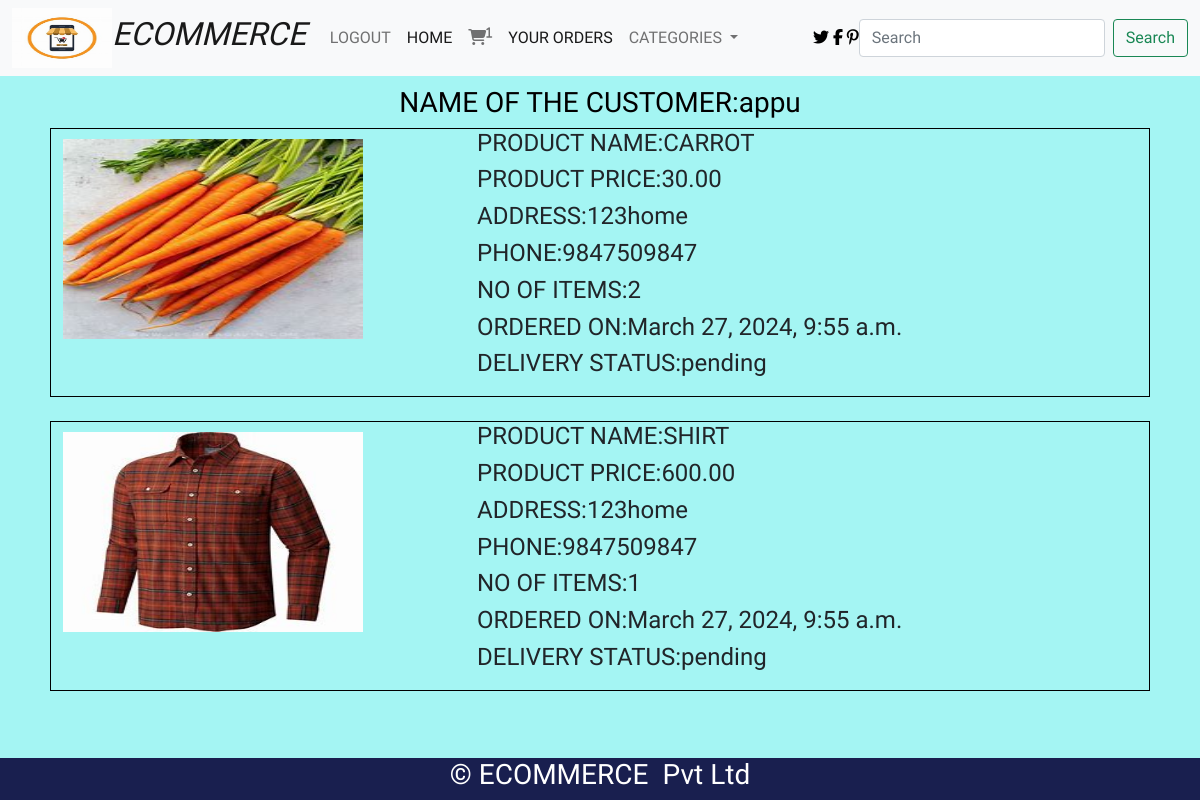
Page /cart/orderview/ (signed in) on the committed database.
### cart/models.py (models this page shows, shortened)
class Order(models.Model):
    product = models.ForeignKey(Product, on_delete=models.CASCADE)
    user = models.ForeignKey(User, on_delete=models.CASCADE)
    no_of_items=models.IntegerField()
    phone=models.BigIntegerField(default=0)
    address=models.TextField(default='')
    ordered_date=models.DateTimeField(auto_now_add=True)
    order_status=models.CharField(max_length=30,default='pending')
    delivery_status=models.CharField(max_length=30,default='pending')

### shop/models.py (models this page shows, shortened)
class Product(models.Model):
    name=models.CharField(max_length=20)
    desc=models.TextField()
    image=models.ImageField(upload_to='products',null=True,blank=True)
    price=models.DecimalField(max_digits=10,decimal_places=2)
    stock=models.IntegerField()
    avaliable=models.BooleanField(default=True)
    created=models.DateTimeField(auto_now_add=True)
    updated=models.DateTimeField(auto_now=True)
    category=models.ForeignKey(Category,on_delete=models.CASCADE)

### cart/views.py (the view)
# urls.py: path('orderview/',views.orderview,name="orderview"),
def orderview(request):
    u=request.user
    cart=Order.objects.filter(user=u)
    return render(request,'orderview.html',{'cart':cart})

### cart/context_processors.py (called while the page is built)
def total(request):
    count=0
    if request.user.is_authenticated:
        u = request.user
        try:
            cart = Cart.objects.filter(user=u)
            for i in cart:
                count = count + i.quantity
        except:
            count = 0
    return {'count':count}

### shop/context_processors.py (called while the page is built)
def links(request):
    c=Category.objects.all()
    return{'links':c}

### templates/orderview.html
{% extends 'base.html' %}
{% load static %}
{% block content %}
<center>
<h3 style="color:black; margin-top:10px;">NAME OF THE CUSTOMER:{{user}}</h3></center>
{% for i in cart %}
    <div class="container-fluid" style="width:1100px;">
    <div class="row" style="border:1px solid black;">
        <div class="col-4 me-5" style="margin-bottom:10px; margin-top:10px;" >
    <img src="{{i.product.image.url}}" height="200px" width="300px">
        </div>
        <div class="col-6 me-4" style="margin-bottom:10px;" >
    <h4>PRODUCT NAME:{{i.product.name}}</h4>
    <h4>PRODUCT PRICE:{{i.product.price}}</h4>
    <h4>ADDRESS:{{i.address}}</h4>
    <h4>PHONE:{{i.phone}}</h4>
    <h4>NO OF ITEMS:{{i.no_of_items}}</h4>
    <h4>ORDERED ON:{{i.ordered_date}}</h4>
    <h4>DELIVERY STATUS:{{i.delivery_status}}</h4>
        </div>
    </div>
</div><br>
{% endfor %}
{% endblock %}

### templates/base.html (shortened to what this page needs)
<!DOCTYPE html>
{% load static %}
<html lang="en" xmlns="http://www.w3.org/1999/html">
<head>
    <link href="https://cdn.jsdelivr.net/npm/bootstrap@5.0.2/dist/css/bootstrap.min.css" rel="stylesheet">
    <link rel="stylesheet" href="{% static 'mycss/style.css' %}">
    <link rel="stylesheet" href="https://cdnjs.cloudflare.com/ajax/libs/font-awesome/6.5.1/css/all.min.css" />
</head>
<body>
<nav class="navbar navbar-expand-lg navbar-light bg-light">
  <div class="container-fluid">
    <img src="{% static 'images/logo ecom.jpeg' %}" height="60px" width="100px">
    <a class="navbar-brand fw-bold fst-italic" href="#"><h2>ECOMMERCE</h2></a>
    <div class="collapse navbar-collapse" id="navbarSupportedContent">
      <ul class="navbar-nav me-auto mb-2 mb-lg-0">
          {% if user.is_authenticated %}
        <li class="nav-item">
          <a class="nav-link" href="{% url 'shop:logout' %}">LOGOUT</a>
        </li>
          {% if user.is_superuser != True %}
        <li class="nav-item">
          <a class="nav-link active" aria-current="page" href="{% url 'shop:allcategories' %}">HOME</a>
        </li>
        <li class="nav-item">
            <a class="nav-link" href="{% url 'cart:cartview' %}"><i class="fa-solid fa-cart-shopping"><sup>{{count}}</sup></i></a>
        </li>
        <li class="nav-item">
          <a class="nav-link active" aria-current="page" href="{% url 'cart:orderview' %}">YOUR ORDERS</a>
        </li>
          <div class="collapse navbar-collapse" id="navbarNavDarkDropdown">
      <ul class="navbar-nav">
        <li class="nav-item dropdown">
          <a class="nav-link dropdown-toggle" href="#" id="navbarDarkDropdownMenuLink" role="button" data-bs-toggle="dropdown" aria-expanded="false">
            CATEGORIES
          </a>
              {% endif %}
        {% endif %}
        </li>
      </ul>
    </div>
      </ul>
      <div class="header-social">
        <i class="fab fa-twitter" style="color:black;"></i>
        <i class="fa-brands fa-facebook-f" style="color:black;"></i>
        <i class="fa-brands fa-pinterest-p" style="color:black;"></i>
      </div>
      <form class="d-flex" method="POST" action="{% url 'search:searchproducts' %}">
        <input class="form-control me-2" name="q" type="search" placeholder="Search" aria-label="Search">
        <button class="btn btn-outline-success" type="submit">Search</button>
      </form>
    </div>
  </div>
</nav>
{% block content %}
{% endblock %}
    <div class="footer">
    <h3><center>© ECOMMERCE&ensp;Pvt Ltd</center></h3>
    </div>
</body>
</html>

### static/mycss/style.css (style rules this page uses)
.footer { background-color:#191f4f; width:100%; position:fixed; bottom:0px; }
h3 { color:white; }
body { background-color:#a4f5f3; font-family: "Limelight", sans-serif; font-weight: 400; font-style: normal; }

### rows in the picture
Order: product.image (picture), product.name "CARROT", product.price "30.00", address "123home", phone "9847509847", no_of_items "2", ordered_date "March 27, 2024, 9:55 a.m.", delivery_status "pending"
Order: product.image (picture), product.name "SHIRT", product.price "600.00", address "123home", phone "9847509847", no_of_items "1", ordered_date "March 27, 2024, 9:55 a.m.", delivery_status "pending"

### other values in the picture
{{ count }} "1"
{{ user }} "appu"
